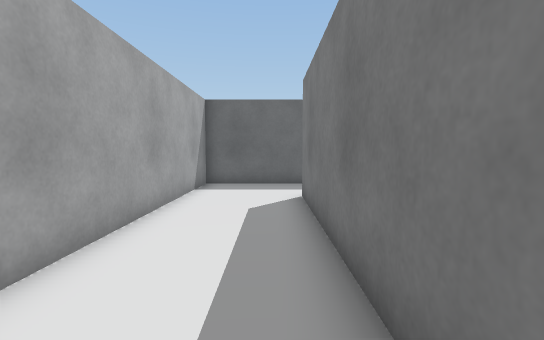
View 1 (above)

24 first-person views from a walk through a world built for the Webots simulator. The camera is 0.07 m above the floor, tilts 4° down and sees 85° across. The floor is counted in squares, 0.05 m on a side. Each view is taken from the middle of a square. On the plan, view 1 faces up. The plan holds only what a view shows up to about 14 squares ahead; the rest is blank. The place goes on beyond the plan. The robots in the file are not drawn. Webots' stock objects and surfaces are drawn as simple stand-ins.

View 2
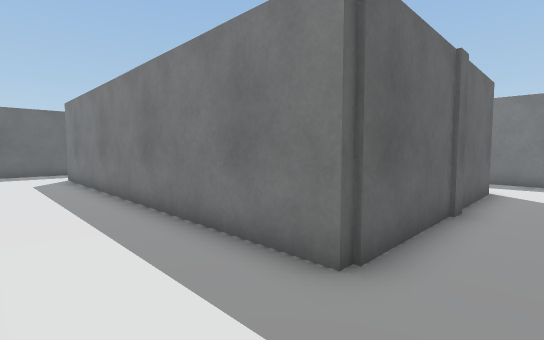

View 3
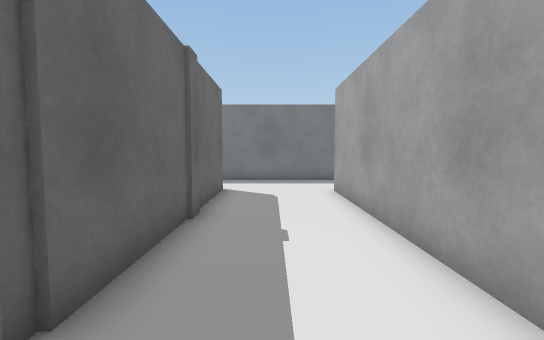

View 4
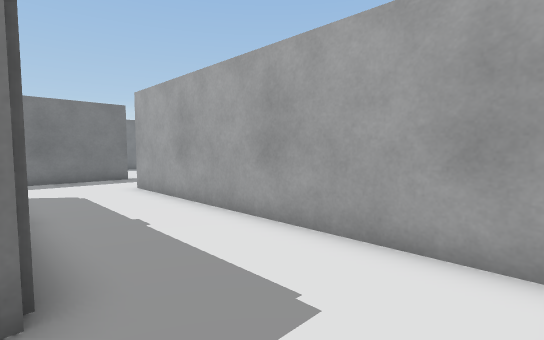

View 5
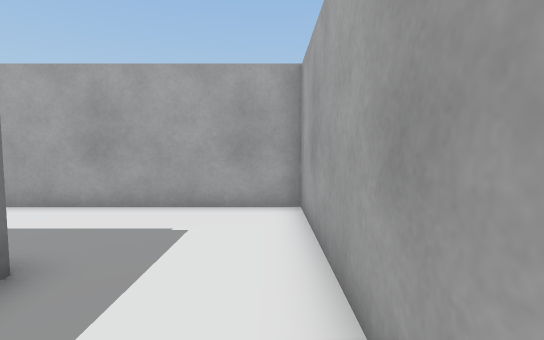

View 6
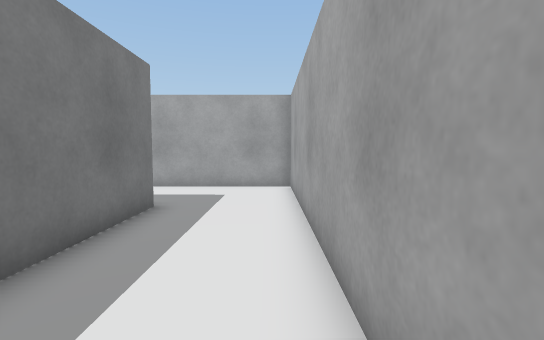

View 7
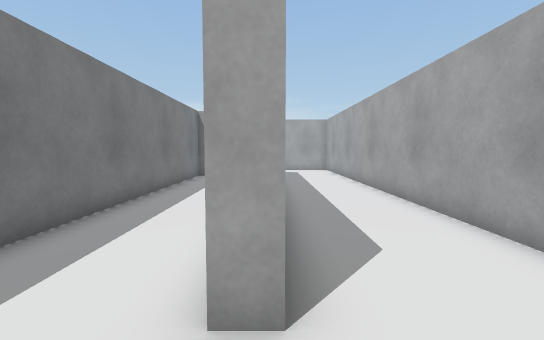

View 8
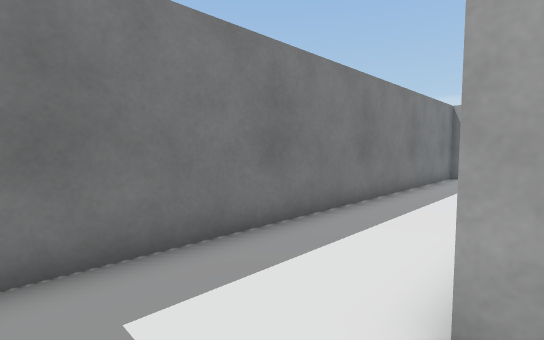

View 9
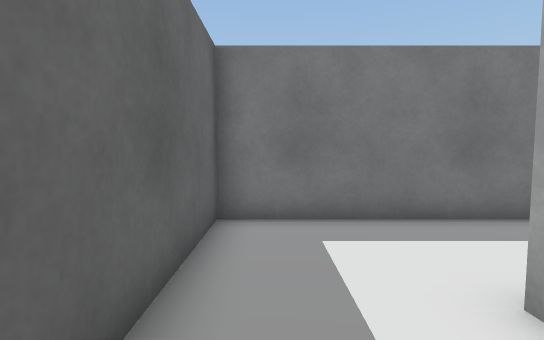

View 10
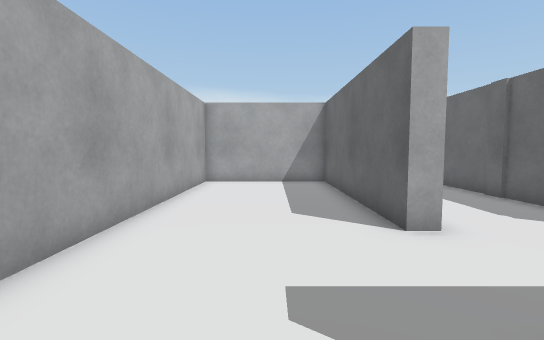

View 11
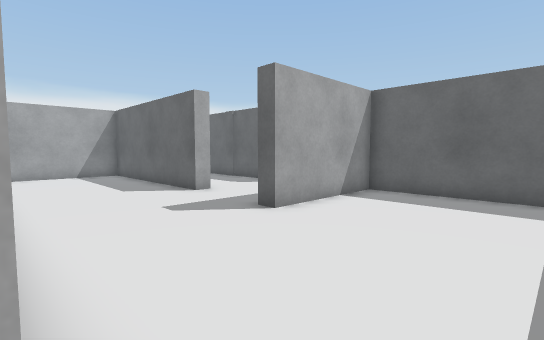

View 12
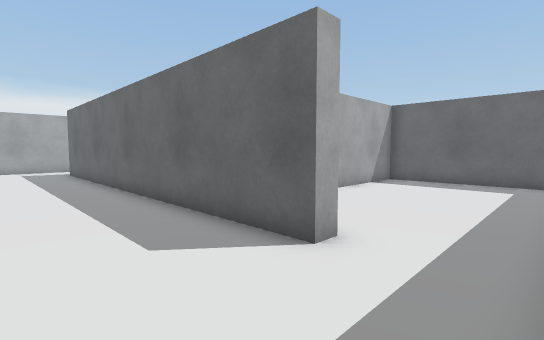

View 13
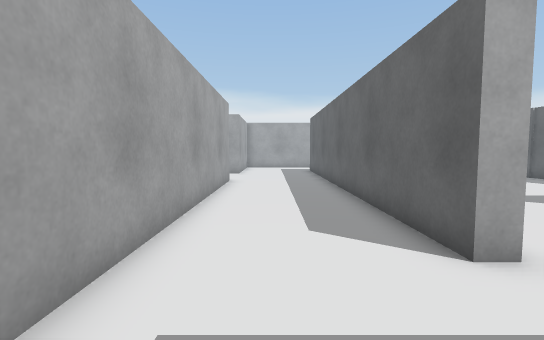

View 14
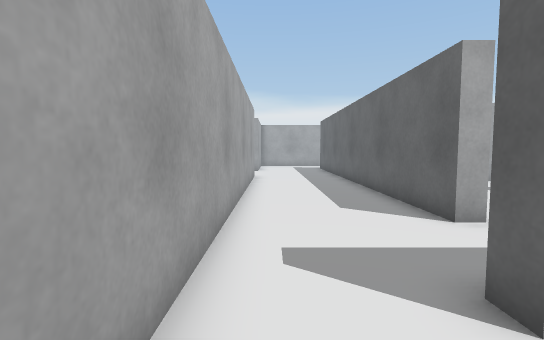

View 15
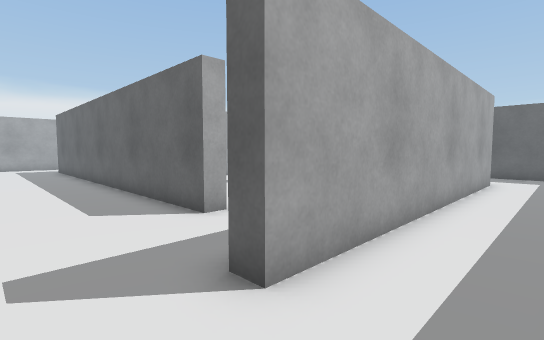

View 16
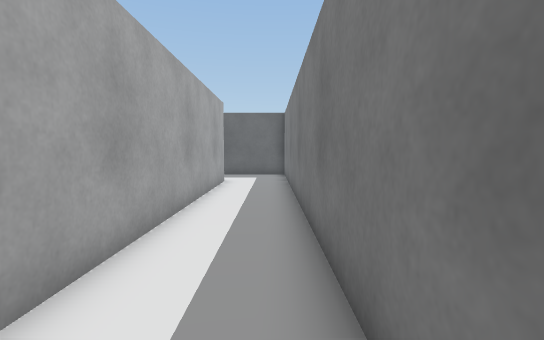

View 17
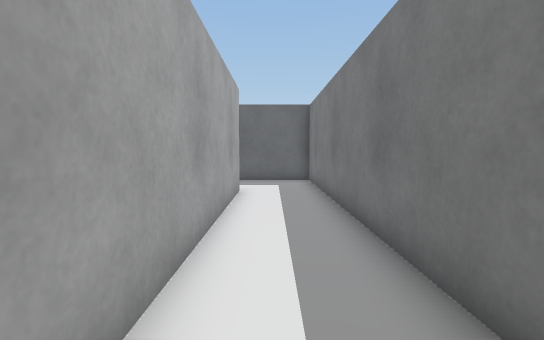

View 18
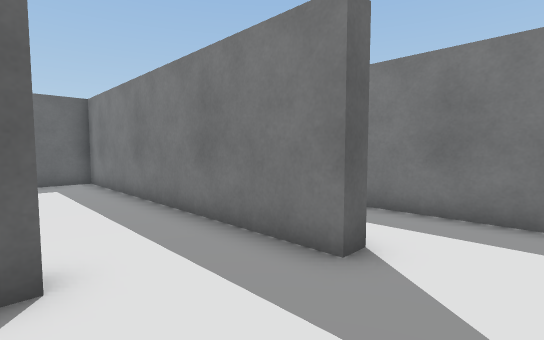

View 19
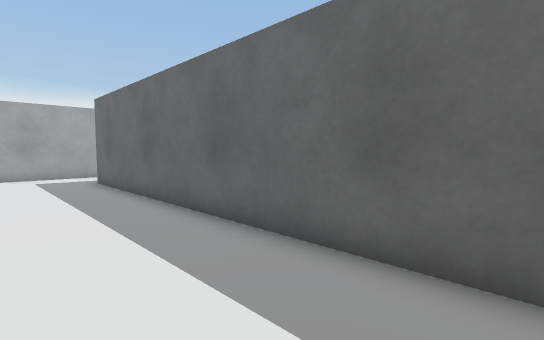

View 20
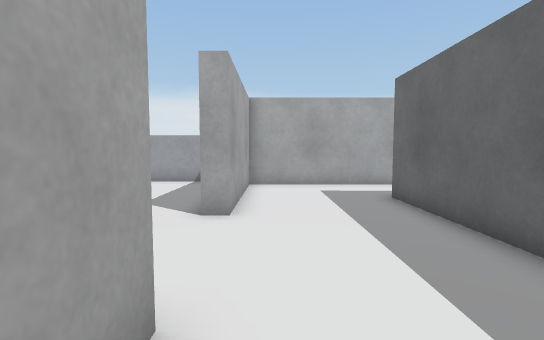

View 21
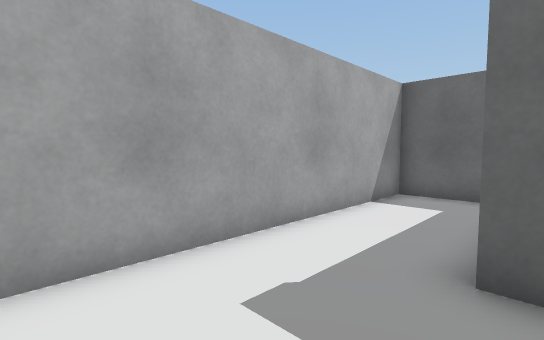

View 22
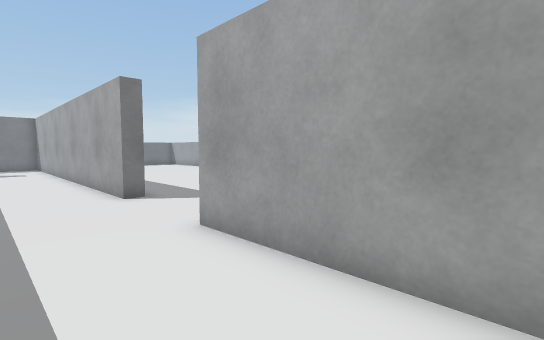

View 23
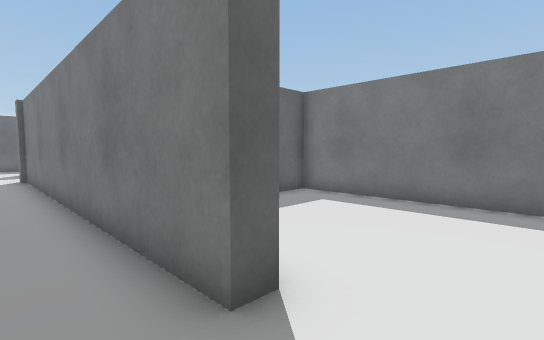

View 24
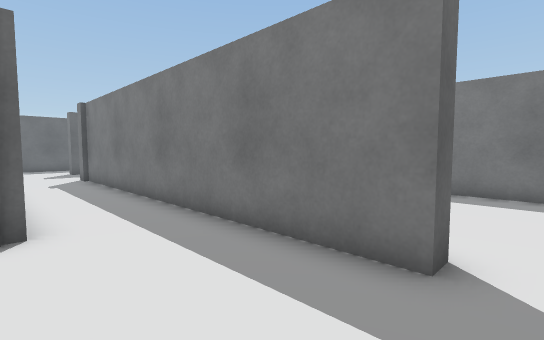

### Floor plan
Ten units are one square. View 1 is at (0, 0); x grows to the right and y downward. Boxes are objects, and circles mark ways between rooms. Rooms are numbered by the first view taken in them; rooms with no view inside come last. Other rooms are left out.
<svg viewBox="-32 -126 264 336">
<path fill="none" stroke="#000" d="M123 -39 123 -45M96 53 9 53 9 -88 15 -88M125 100 125 -40M24 -121 -27 -121 -27 91 90 91 90 97M193 145 193 53 131 53 131 100M68 205 68 199 211 199M164 149 164 155 4 155M-5 97 -27 97 -27 199 28 199 28 205M199 170 193 170 193 145M199 50 199 170M227 189 227 15 195 15M90 97 11 97 11 149 110 149M131 100 125 100"/>
<circle cx="110" cy="95" r="3" fill="#2a7"/>
<circle cx="175" cy="155" r="3" fill="#2a7"/>
<circle cx="130" cy="125" r="3" fill="#2a7"/>
<circle cx="195" cy="185" r="3" fill="#2a7"/>
<text x="110" y="0">1</text>
<text x="160" y="100">2</text>
<text x="70" y="170">3</text>
<text x="210" y="90">4</text>
<text x="70" y="120">5</text>
</svg>
Room 1 opens to room 5. Room 2 opens to room 3. Room 2 opens to room 5. Room 3 opens to room 4.

Where each view was taken, in squares from view 1:
view 1: 0 up, 0 right, facing up
view 2: 7 down, 2 left, facing up-right
view 3: 7 down, 1 left, facing right
view 4: 5 down, 2 left, facing down-right
view 5: 2 down, 2 left, facing down
view 6: 2 up, 2 left, facing down
view 7: 11 up, 1 right, facing down
view 8: 11 up, 1 right, facing down-right
view 9: 11 up, 1 left, facing right
view 10: 12 down, 14 right, facing left
view 11: 15 down, 18 right, facing up-left
view 12: 19 down, 19 right, facing up-left
view 13: 18 down, 20 right, facing left
view 14: 19 down, 22 right, facing left
view 15: 19 down, 22 right, facing up-left
view 16: 18 down, 22 right, facing up
view 17: 15 down, 21 right, facing up
view 18: 19 down, 16 right, facing up-right
view 19: 19 down, 14 right, facing up-left
view 20: 19 down, 9 right, facing left
view 21: 19 down, 1 right, facing up-left
view 22: 17 down, 2 left, facing down-right
view 23: 12 down, 11 right, facing up-right
view 24: 11 down, 9 right, facing up-right
